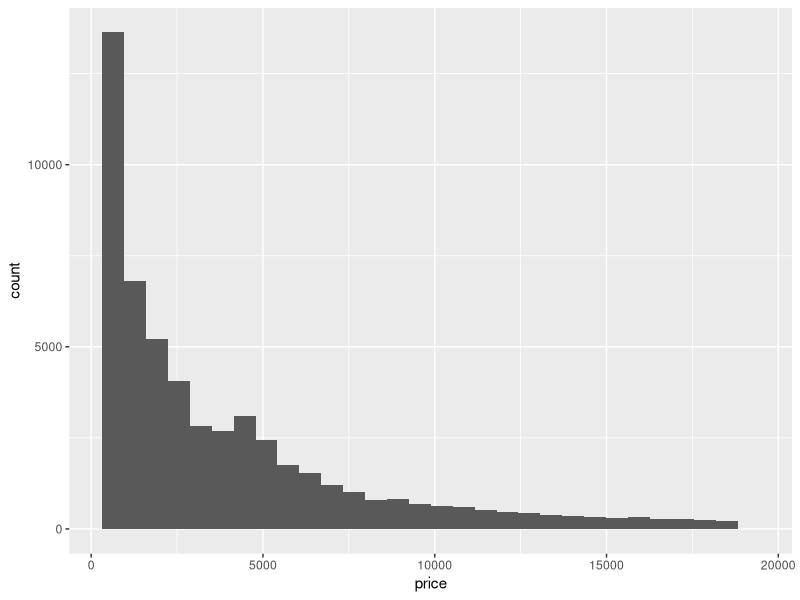
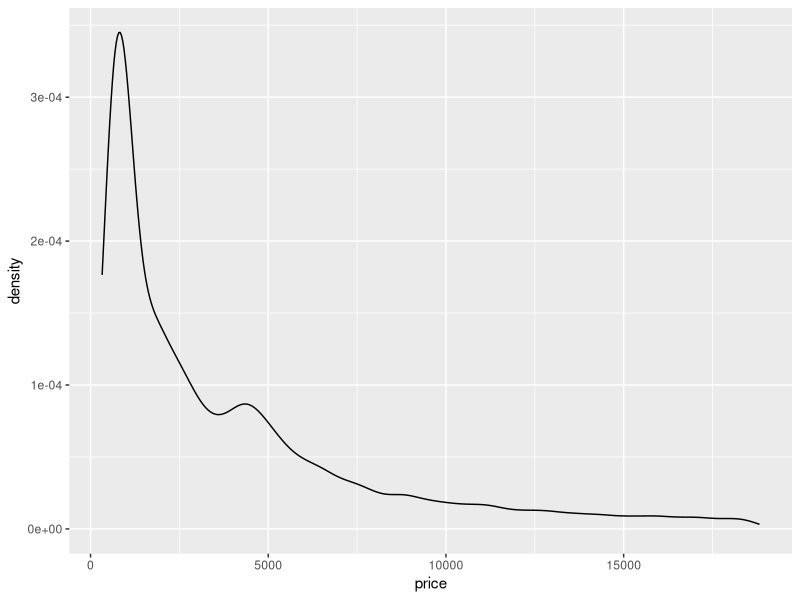
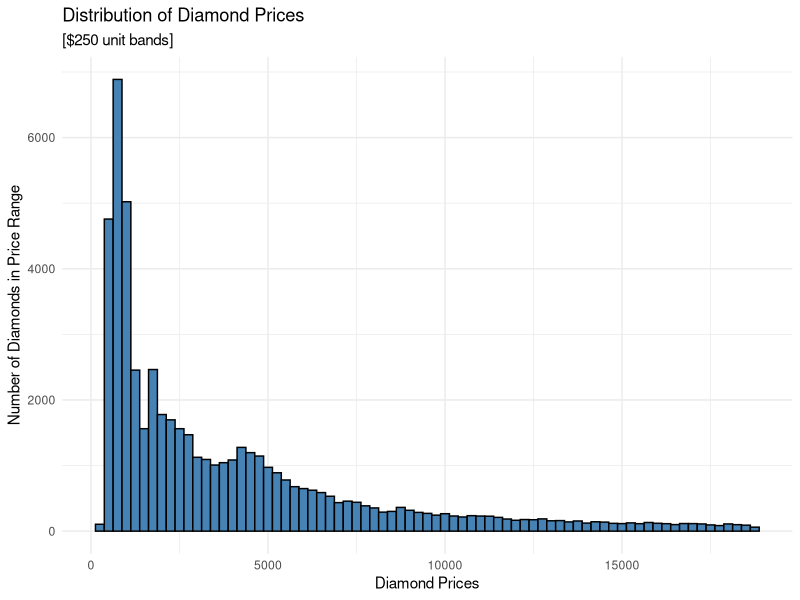
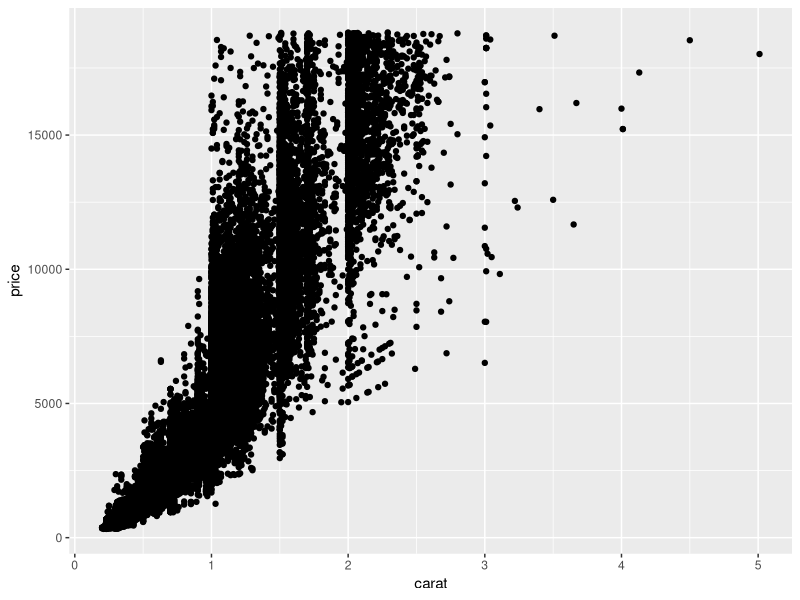
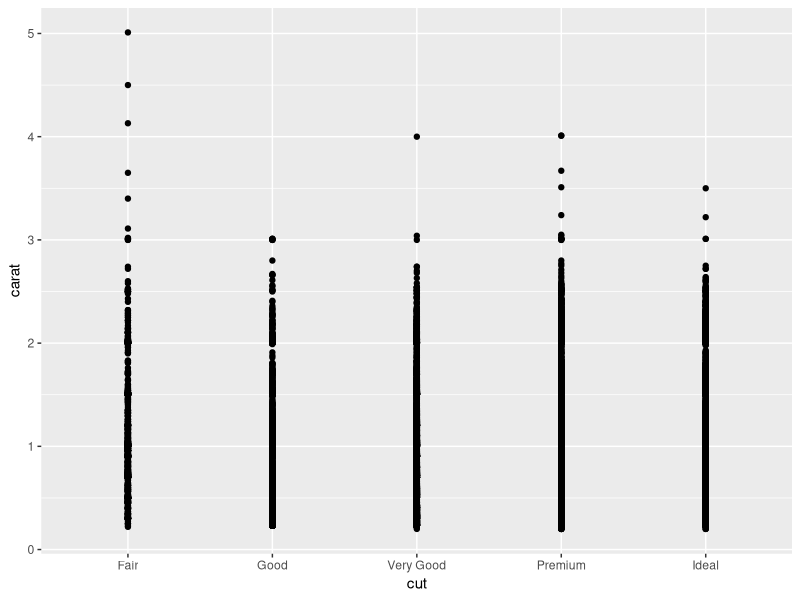
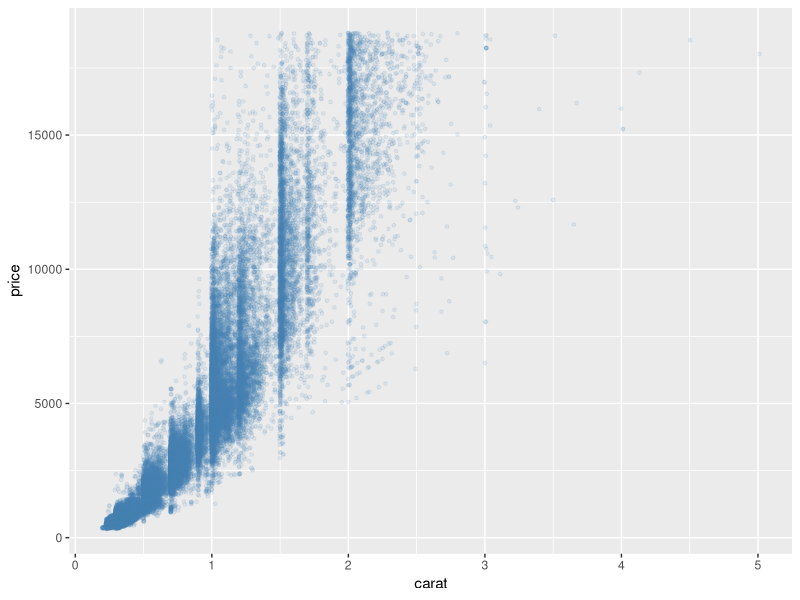
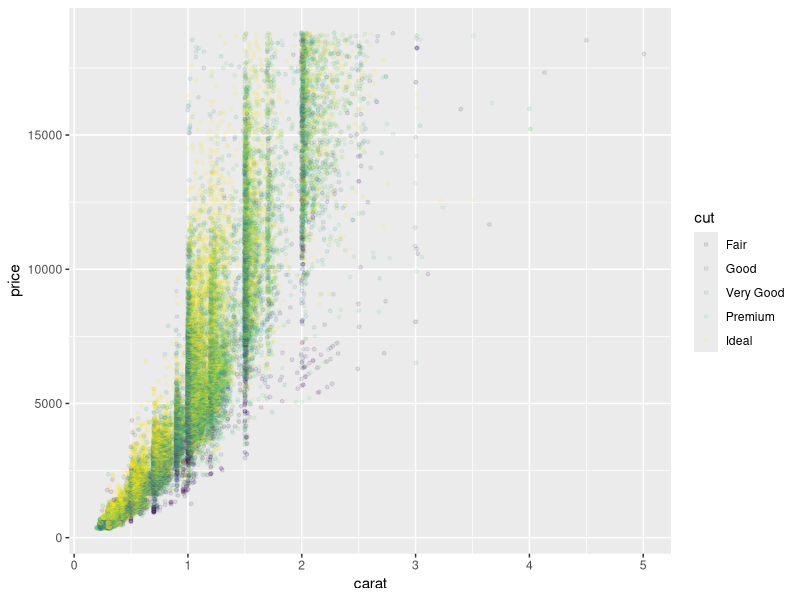
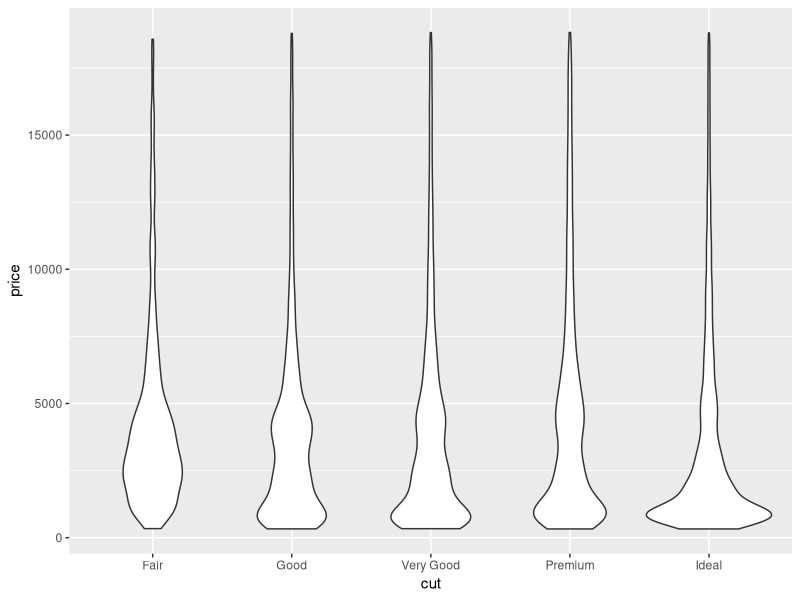

These charts were generated, in order, by the following R code:
library(ggplot2)
library(dplyr)



# Load the diamonds dataset from examples
data(diamonds)


# Pipeline: ggplot operates similar to a pipeline, where you map your data into the ggplot
# environment, and then add layers one at a time onto the final graphic.

ggplot(data = diamonds) + 
  geom_histogram(mapping = aes(x = price))

ggplot(data = diamonds) + 
  geom_density(mapping = aes(x = price))


# On top of the visual mapping you can add more layers to refine your graphic, and more params
# to customize how your want your graphics to look.
ggplot(data = diamonds) + 
  geom_histogram(mapping = aes(x = price), 
                 binwidth = 250,
                 color = 'black',
                 fill = 'steelblue') +
  labs(x = "Diamond Prices",
       y = "Number of Diamonds in Price Range",
       title = "Distribution of Diamond Prices",
       subtitle = "[$250 unit bands]") +
  theme_minimal()


# Two Variable Encodings
ggplot(data = diamonds) +
  geom_point(mapping = aes(x = carat, y = price))

ggplot(data = diamonds) +
  geom_point(mapping = aes(x = cut, y = carat))

# Params can be designated directly or mapped to data
ggplot(data = diamonds) +
  geom_jitter(mapping = aes(x = carat, y = price), 
              alpha = 0.1, size = 1, color = 'steelblue')

ggplot(data = diamonds) +
  geom_jitter(mapping = aes(x = carat, y = price, color = cut), 
              alpha = 0.1, size = 1)

ggplot(data = diamonds) +
  geom_violin(mapping = aes(x = cut, y = price))


# Some are looking for discrete values and will need to be aggregated first to make sense.
ggplot(data = diamonds) +
  geom_col(mapping = aes(x = cut, y = price))

# We can use dplyr grouping to do that
diamonds %>%
  group_by(cut) %>%
  summarise(mean_price = mean(price)) %>%
  ggplot(data = .) +
  geom_col(mapping = aes(x = cut, y = mean_price))


